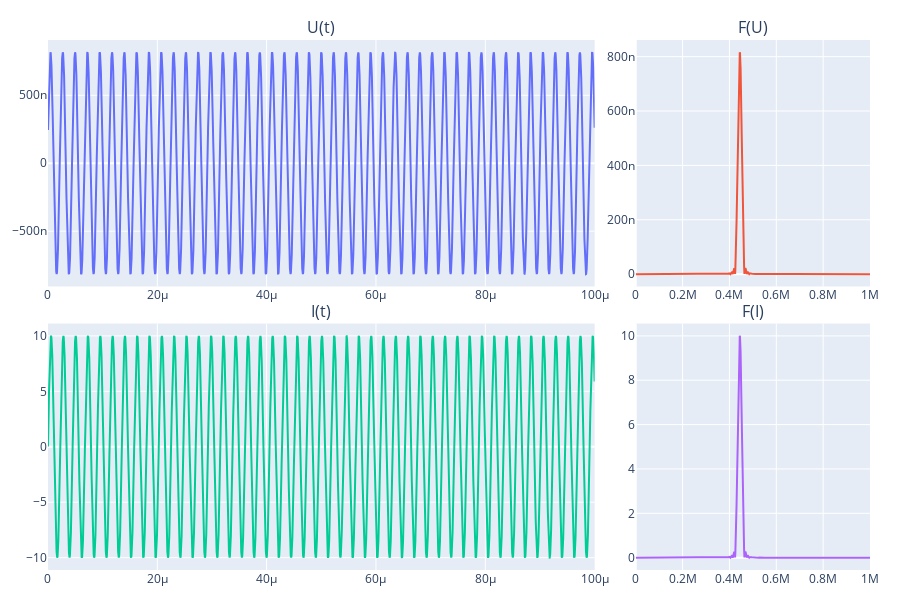

Notebook source saved alongside this figure:
### Code cell
vw.show_I_U_3(t_mass[0], U_mass[0],I_mass[0])

### Figure 1 — Plotly figure (JSON) as saved in the notebook; plotly's stock layout.template omitted (floating-point values rounded to 4 significant figures; data arrays with more than 128 entries replaced by an {"elided": "..."} marker saying what was removed)
{"data": [{"type": "scatter", "x": {"elided": "10004 float values"}, "xaxis": "x", "y": {"elided": "10004 float values"}, "yaxis": "y"}, {"type": "scatter", "x": {"elided": "5101 float values"}, "xaxis": "x2", "y": {"elided": "5101 float values"}, "yaxis": "y2"}, {"type": "scatter", "x": {"elided": "10004 float values"}, "xaxis": "x3", "y": {"elided": "10004 float values"}, "yaxis": "y3"}, {"type": "scatter", "x": {"elided": "5101 float values"}, "xaxis": "x4", "y": {"elided": "5101 float values"}, "yaxis": "y4"}], "layout": {"annotations": [{"font": {"size": 16}, "showarrow": false, "text": "U(t)", "x": 0.3325, "xanchor": "center", "xref": "paper", "y": 1.0, "yanchor": "bottom", "yref": "paper"}, {"font": {"size": 16}, "showarrow": false, "text": "F(U)", "x": 0.8575, "xanchor": "center", "xref": "paper", "y": 1.0, "yanchor": "bottom", "yref": "paper"}, {"font": {"size": 16}, "showarrow": false, "text": "I(t)", "x": 0.3325, "xanchor": "center", "xref": "paper", "y": 0.465, "yanchor": "bottom", "yref": "paper"}, {"font": {"size": 16}, "showarrow": false, "text": "F(I)", "x": 0.8575, "xanchor": "center", "xref": "paper", "y": 0.465, "yanchor": "bottom", "yref": "paper"}], "height": 600, "margin": {"b": 30, "l": 30, "r": 30, "t": 40}, "showlegend": false, "width": 900, "xaxis": {"anchor": "y", "domain": [0, 0.665]}, "xaxis2": {"anchor": "y2", "domain": [0.715, 1]}, "xaxis3": {"anchor": "y3", "domain": [0, 0.665]}, "xaxis4": {"anchor": "y4", "domain": [0.715, 1]}, "yaxis": {"anchor": "x", "domain": [0.535, 1.0]}, "yaxis2": {"anchor": "x2", "domain": [0.535, 1.0]}, "yaxis3": {"anchor": "x3", "domain": [0, 0.465]}, "yaxis4": {"anchor": "x4", "domain": [0, 0.465]}}}
